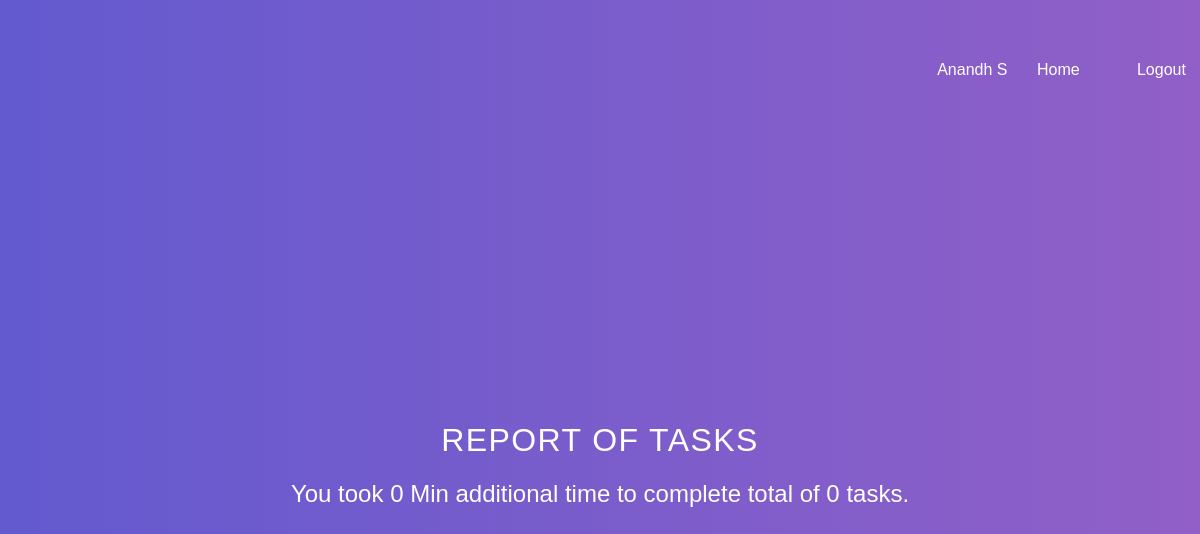
Page /report (signed in) on the earlier database version.
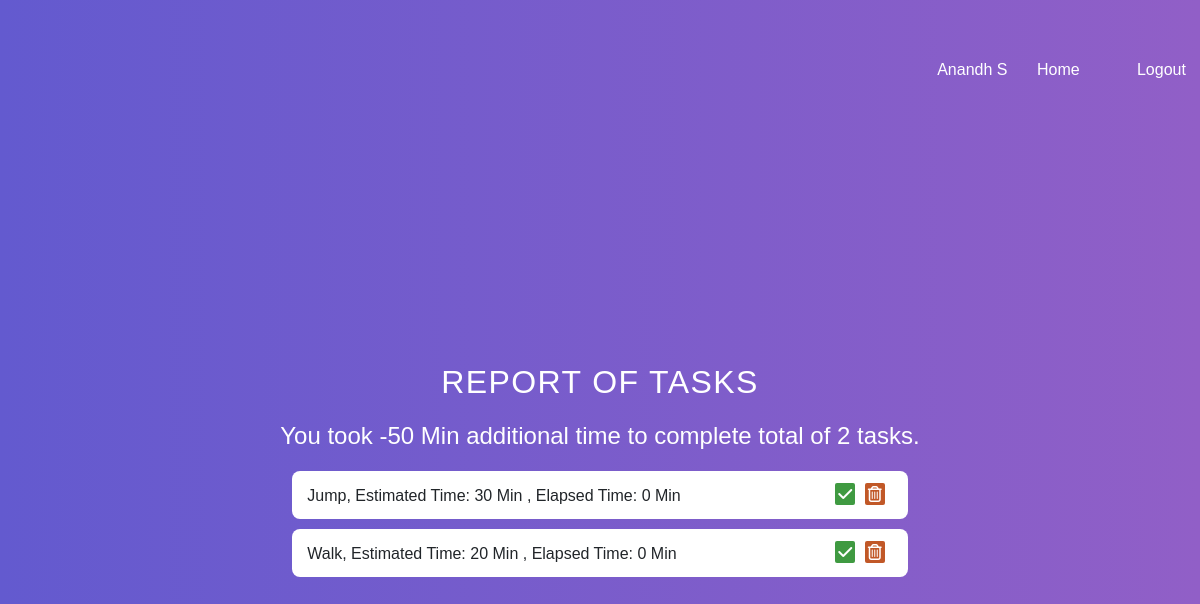
Same page on the later database version.
### home/models.py (models this page shows, shortened)
class Task(models.Model):
    task = models.CharField(max_length=255)
    estimated_time = models.IntegerField(blank=False)
    elapsed_time = models.IntegerField(blank=True)
    user = models.ForeignKey(User, on_delete=models.CASCADE)

### home/views.py (the view)
# urls.py: path('report', views.report),
def report(request):
    if 'user_id' in request.session:
        data = {}
        user_id = request.session["user_id"]
        queryset = Task.objects.filter(user__pk=user_id)
        data["tasks"] = queryset
        total_additional_time = 0
        task_count = 0
        for task in queryset:
            additional_time = task.elapsed_time - task.estimated_time
            total_additional_time += additional_time
            task_count += 1
        data["total_additional_time"] = total_additional_time
        data["task_count"] = task_count
        return render(request, 'report.html', data)
    else:
        return redirect(signup)

### home/templates/report.html (shortened to what this page needs)
<!DOCTYPE html>
<html lang="en">
<head>
    <link href="https://cdn.jsdelivr.net/npm/bootstrap@5.2.0-beta1/dist/css/bootstrap.min.css" rel="stylesheet">
</head>
<body>
    <div style="margin-top: -260px !important; margin-right: -950px; color: white">
        <div class="row">
            <div style="width: 160px;" class="col">{{request.session.user_name}}</div>
            <div class="col"><a href="/">Home</a></div>
            <div class="col"><a href="/logout">Logout</a></div>
        </div>
    </div>
    <section style="margin-top: -250px;">
        <h1 style="margin-bottom: 20px">Report of Tasks</h1>
        <h4 class="text-center" style="margin-bottom: 20px; color:white">You took {{total_additional_time}} Min additional time to complete total of {{task_count}} tasks.</h4>
        <div class="container">
            {% for task in tasks %}
            <div class="task">
                <div class="content">
                    <h6 style="font-weight: lighter; margin-top: 10px; margin-left: 10px">{{task.task}}, Estimated Time: {{task.estimated_time}} Min , Elapsed Time: {{task.elapsed_time}} Min</h6>
                </div>
                <div class="btn">
                    <a href="/task/update/?id={{task.id}}" id="del"><i class="fa-solid fa-check"></i></a>
                    <a href="/task/delete/?id={{task.id}}" id="del"><i class="fa-solid fa-trash-can"></i></a>
                </div>
            </div>
            {% endfor %}
        </div>
    </section>
</body>
</html>

Differences in the rows shown:
added Task: task "Jump", estimated_time "30", elapsed_time "0"
added Task: task "Walk", estimated_time "20", elapsed_time "0"
Other differences:
{{ total_additional_time }}: "0" → "-50"
{{ task_count }}: "0" → "2"
